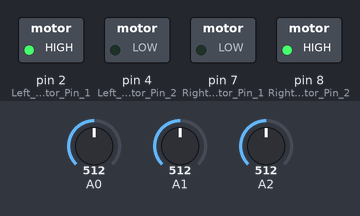
A sketch run on a simulated Arduino Uno, built with avr-gcc and run on an emulated ATmega328P. On the bench: switched loads named in the sketch (green lamp = pin HIGH). The test bench sets the inputs (shaded band); at power-on: A0 = 512, A1 = 512, A2 = 512.

Above: at 0.1 s.
Timing chart, 0 to 1.6 s (numbered marks = the images above):
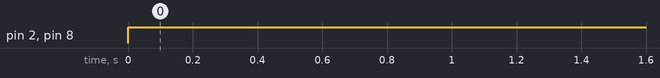

Measured:
- by itself, pin 2 (Left_Motor_Pin_1), pin 8 (Right_Motor_Pin_2): LOW → HIGH at 0.00 s

The sketch:

simple_line_follower.ino
```cpp
int lPin1 = 2;
int lPin2 = 4;
int rPin1 = 7;
int rPin2 = 8;
int pwm1=9;
int pwm2=10;
int sensors[] = {0, 0, 0};
void setup()
{

 pinMode(2,OUTPUT); //Left Motor Pin 1
 pinMode(4,OUTPUT); //Left Motor Pin 2
 pinMode(7,OUTPUT); //Right Motor Pin 1
 pinMode(8,OUTPUT);  //Right Motor Pin 2
 Serial.begin(9600); //Enable Serial Communications

}

void loop()
{
  sensors_read();
  follow();

}

void sensors_read()
{
for (int i = 0; i < 3; i++)
  sensors[i] = analogRead(i);
}

void follow()
{
   start:
   if((sensors[0]>970)&&(sensors[1]<970)&&(sensors[4]<970)&&(sensors[2]>970))
    {
    digitalWrite(2,HIGH);
    digitalWrite(4,LOW);
    digitalWrite(7,LOW);
    digitalWrite(8,HIGH);
    }

    else if((sensors[0]<970)&&(sensors[1]>970)&&(sensors[4]>970)&&(sensors[2]>970))
    {
       digitalWrite(2,LOW);
    digitalWrite(4,LOW);
    digitalWrite(7,LOW);
    digitalWrite(8,HIGH);

    }

    else if((sensors[0]>970)&&(sensors[1]>970)&&(sensors[4]>970)&&(sensors[3]<970))
    {
    digitalWrite(2,HIGH);
    digitalWrite(4,LOW);
    digitalWrite(7,LOW);
    digitalWrite(8,LOW);
    }

    else if((sensors[0]<970)&&(sensors[1]<970)&&(sensors[4]<970)&&(sensors[2]<970))
    {
    digitalWrite(2,HIGH);
    digitalWrite(4,LOW);
    digitalWrite(7,LOW);
    digitalWrite(8,HIGH);
    }

    else if((sensors[0]<970)&&(sensors[1]<970)&&(sensors[4]>970)&&(sensors[2]<970))
    {
    digitalWrite(2,HIGH);
    digitalWrite(4,LOW);
    digitalWrite(7,LOW);
    digitalWrite(8,LOW);
    delay(500);
    }

    else
    {
    digitalWrite(2,HIGH);
    digitalWrite(4,LOW);
    digitalWrite(7,LOW);
    digitalWrite(8,HIGH);

    }
}
```
